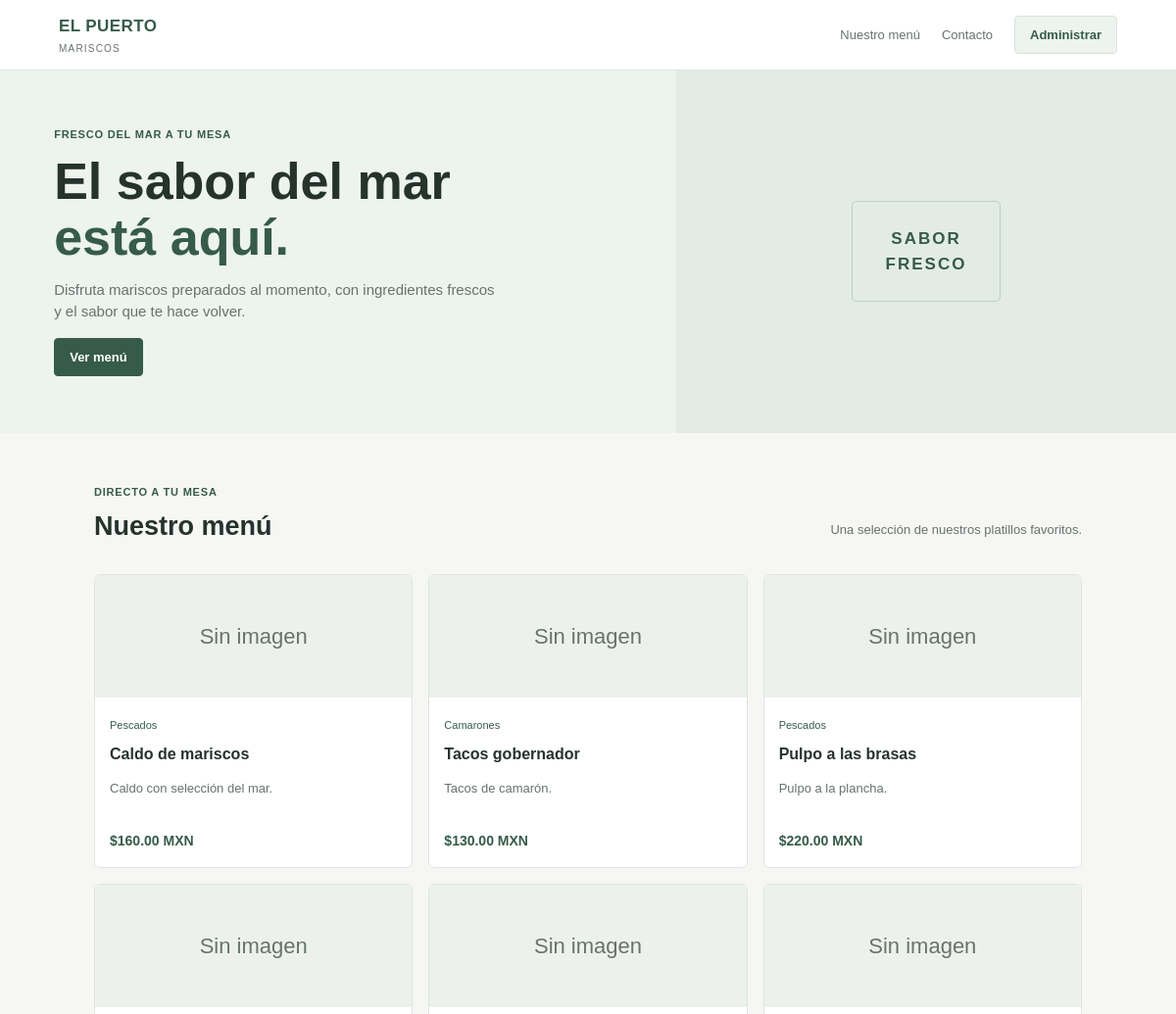
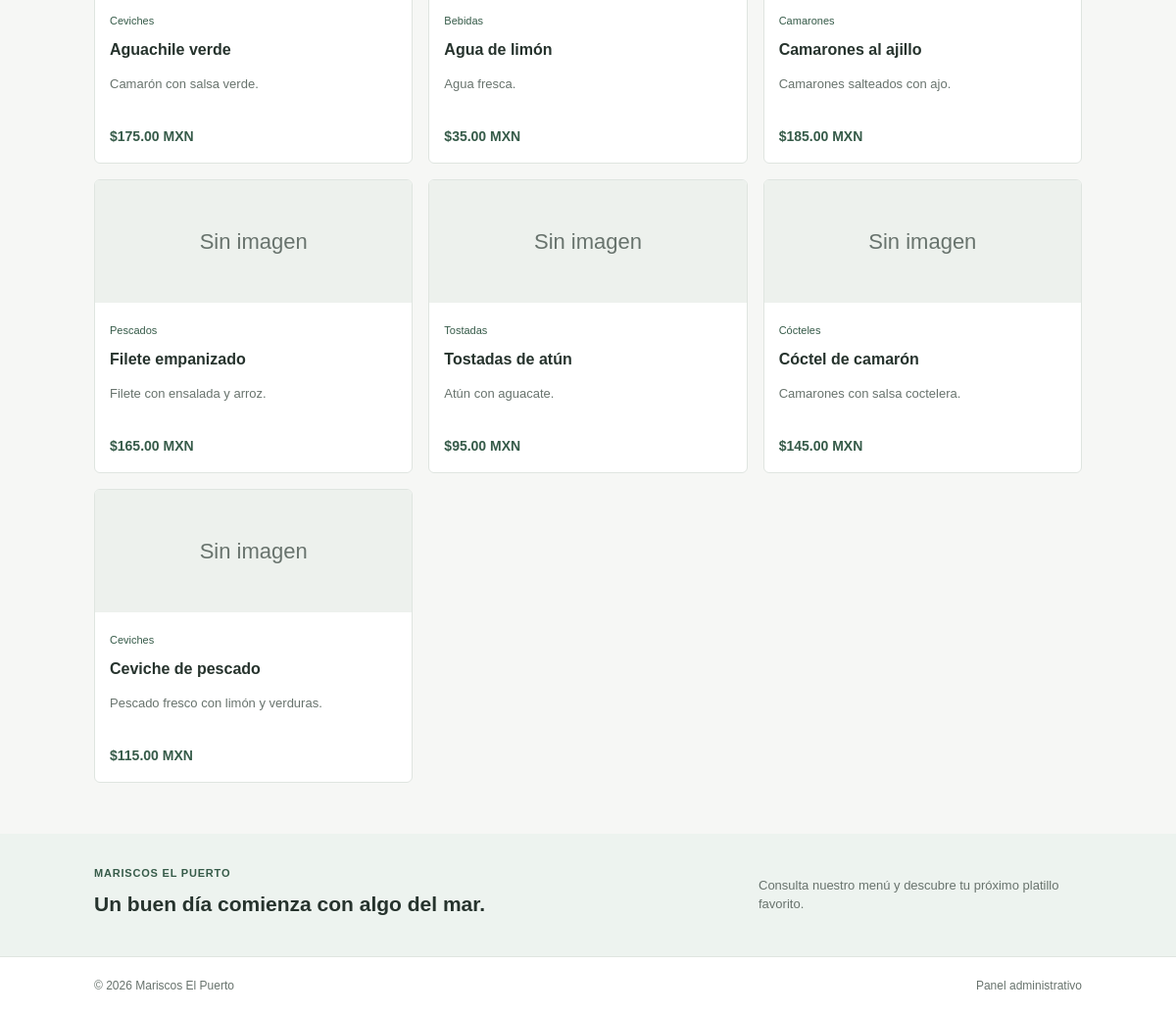
The page / on the database its author committed (2 pictures, top to bottom).
### tables this page shows
CREATE TABLE platillos (
    id INT AUTO_INCREMENT PRIMARY KEY,
    nombre VARCHAR(120) NOT NULL,
     
    descripcion VARCHAR(255),
     
    precio DECIMAL(10,2) NOT NULL,
     
    imagen VARCHAR(255) DEFAULT NULL,
     
    categoria_id INT NULL,
     
    disponible TINYINT(1) DEFAULT 1,
     
    CONSTRAINT fk_platillos_categoria
        FOREIGN KEY (categoria_id) REFERENCES categorias(id)
        ON DELETE SET NULL
);

CREATE TABLE categorias (
    id INT AUTO_INCREMENT PRIMARY KEY,
    nombre VARCHAR(80) NOT NULL
);

### index.php (the view, shortened to what this page needs)
<?php
require_once "config/conexion.php";
$sql = "SELECT
            platillos.*,
            categorias.nombre AS nombre_categoria
        FROM platillos
        LEFT JOIN categorias ON platillos.categoria_id = categorias.id
        WHERE platillos.disponible = 1
        ORDER BY platillos.id DESC";
$consulta = $conexion->query($sql);
$platillos = $consulta->fetchAll(PDO::FETCH_ASSOC);
?>
<!DOCTYPE html>
<html lang="es">
<head>
    <link rel="stylesheet" href="assets/css/estilos.css">
</head>
<body>
    <header class="barra">
        <a class="marca" href="index.php">
            <span>EL PUERTO</span>
            <small>MARISCOS</small>
        </a>
        <nav>
            <a href="#menu">Nuestro menú</a>
            <a href="#contacto">Contacto</a>
            <a class="boton boton-claro" href="admin/">Administrar</a>
        </nav>
    </header>
    <main>
        <section class="portada">
            <div class="portada-contenido">
                <p class="etiqueta">FRESCO DEL MAR A TU MESA</p>
                <h1>El sabor del mar<br><em>está aquí.</em></h1>
                <p>
                    Disfruta mariscos preparados al momento, con ingredientes frescos
                    y el sabor que te hace volver.
                </p>
                <a class="boton boton-coral" href="#menu">Ver menú</a>
            </div>
            <div class="portada-imagen">
                <div class="circulo">SABOR<br>FRESCO</div>
            </div>
        </section>
        <section class="seccion-menu" id="menu">
            <div class="encabezado-seccion">
                <div>
                    <p class="etiqueta">DIRECTO A TU MESA</p>
                    <h2>Nuestro menú</h2>
                </div>
                <p>Una selección de nuestros platillos favoritos.</p>
            </div>
            <div class="tarjetas">
                    <?php foreach ($platillos as $platillo): ?>
                    <article class="tarjeta">
                        <div class="tarjeta-imagen">
                            <?php if (!empty($platillo["imagen"])): ?>
                                <img
                                    src="<?= htmlspecialchars($platillo["imagen"]) ?>"
                                    alt="<?= htmlspecialchars($platillo["nombre"]) ?>"
                                >
                            <?php else: ?>
                                <span>Sin imagen</span>
                            <?php endif; ?>
                        </div>
                        <div class="tarjeta-info">
                            <small>
                                <?= htmlspecialchars($platillo["nombre_categoria"] ?? "Especialidad") ?>
                            </small>
                            <h3><?= htmlspecialchars($platillo["nombre"]) ?></h3>
                            <p><?= htmlspecialchars($platillo["descripcion"] ?? "") ?></p>
                            <strong>
                                $<?= number_format((float) $platillo["precio"], 2) ?> MXN
                            </strong>
                        </div>
                    </article>
                <?php endforeach; ?>
            </div>
        </section>
        <section class="franja" id="contacto">
            <div>
                <p class="etiqueta">MARISCOS EL PUERTO</p>
                <h2>Un buen día comienza con algo del mar.</h2>
            </div>
            <p>Consulta nuestro menú y descubre tu próximo platillo favorito.</p>
        </section>
    </main>
    <footer>
        <span>© <?= date("Y") ?> Mariscos El Puerto</span>
        <a href="admin/">Panel administrativo</a>
    </footer>
</body>
</html>

### assets/css/estilos.css (style rules this page uses)
* { box-sizing: border-box; }
:root { --fondo: #f6f7f5; --blanco: #ffffff; --texto: #26332d; --texto-suave: #68736d; --verde: #365b49; --verde-hover: #294938; --verde-claro: #edf3ef; --borde: #dfe5e0; --rojo: #a94f48; }
body { margin: 0; font-family: Arial, Helvetica, sans-serif; background: var(--fondo); color: var(--texto); line-height: 1.5; }
a { color: inherit; text-decoration: none; }
.topbar, .barra { min-height: 68px; padding: 14px max(5%, calc((100% - 1120px) / 2)); display: flex; align-items: center; justify-content: space-between; gap: 20px; background: var(--blanco); border-bottom: 1px solid var(--borde); }
.logo-admin, .marca { display: flex; flex-direction: column; color: var(--verde); font-size: 17px; font-weight: 700; letter-spacing: .4px; }
.logo-admin small, .marca small { margin-top: 2px; color: var(--texto-suave); font-size: 10px; font-weight: 400; letter-spacing: 1.2px; }
.topbar nav, .barra nav { display: flex; align-items: center; gap: 22px; color: var(--texto-suave); font-size: 13px; }
.eyebrow, .etiqueta { margin: 0 0 7px; color: var(--verde); font-size: 11px; font-weight: 700; letter-spacing: .8px; text-transform: uppercase; }
h1 { margin: 5px 0 8px; color: var(--texto); font-size: clamp(27px, 4vw, 36px); font-weight: 700; line-height: 1.2; }
h2, h3 { color: var(--texto); }
.boton-principal, .boton-secundario, .boton { display: inline-flex; align-items: center; justify-content: center; min-height: 38px; padding: 9px 15px; color: var(--blanco); background: var(--verde); border: 1px solid var(--verde); border-radius: 4px; font-size: 13px; font-weight: 600; cursor: pointer; }
.boton-claro, .boton-azul { color: var(--verde); background: var(--verde-claro); border-color: #d7e3da; }
.boton-coral { color: var(--blanco); background: var(--verde); border-color: var(--verde); }
.portada { display: grid; grid-template-columns: 1.15fr .85fr; min-height: 370px; background: var(--verde-claro); }
.portada-contenido { align-self: center; padding: 55px max(8%, calc((100vw - 1120px) / 2)); }
.portada h1 { margin: 12px 0; font-size: clamp(36px, 5vw, 52px); line-height: 1.08; }
.portada h1 em { color: var(--verde); font-style: normal; }
.portada-contenido > p:not(.etiqueta) { max-width: 460px; color: var(--texto-suave); font-size: 15px; }
.portada-imagen { display: flex; align-items: center; justify-content: center; min-height: 280px; background: #e3ebe5; }
.circulo { padding: 25px 34px; color: var(--verde); border: 1px solid #bdcfc1; border-radius: 5px; font-size: 17px; font-weight: 700; letter-spacing: 2px; text-align: center; }
.seccion-menu { padding: 52px 8%; }
.encabezado-seccion { display: flex; align-items: end; justify-content: space-between; gap: 20px; margin-bottom: 22px; }
.encabezado-seccion h1, .encabezado-seccion h2 { margin: 6px 0; font-size: 27px; }
.encabezado-seccion > p { color: var(--texto-suave); font-size: 13px; }
.tarjetas { display: grid; grid-template-columns: repeat(3, 1fr); gap: 16px; }
.tarjeta { overflow: hidden; background: var(--blanco); border: 1px solid var(--borde); border-radius: 6px; }
.tarjeta-imagen { height: 125px; display: grid; place-items: center; color: var(--texto-suave); background: #edf1ed; font-size: 22px; }
.tarjeta-info { padding: 15px; }
.tarjeta-info small { color: var(--verde); font-size: 11px; }
.tarjeta-info h3 { margin: 7px 0; font-size: 16px; }
.tarjeta-info p { min-height: 38px; color: var(--texto-suave); font-size: 13px; }
.tarjeta-info strong { color: var(--verde); font-size: 14px; }
.franja { display: flex; align-items: center; justify-content: space-between; gap: 25px; padding: 30px 8%; background: var(--verde-claro); }
.franja h2 { margin: 5px 0; font-size: 21px; }
.franja > p { max-width: 330px; color: var(--texto-suave); font-size: 13px; }
footer, .pie-pagina { display: flex; align-items: center; justify-content: space-between; gap: 15px; padding: 20px 8%; color: var(--texto-suave); background: var(--blanco); border-top: 1px solid var(--borde); font-size: 12px; }

### rows shown on the page
platillos: shows "Sin imagen", categoria.nombre "Pescados", nombre "Caldo de mariscos", descripcion "Caldo con selección del mar.", precio "160.00"
platillos: shows "Sin imagen", categoria.nombre "Camarones", nombre "Tacos gobernador", descripcion "Tacos de camarón.", precio "130.00"
platillos: shows "Sin imagen", categoria.nombre "Pescados", nombre "Pulpo a las brasas", descripcion "Pulpo a la plancha.", precio "220.00"
platillos: shows "Sin imagen", categoria.nombre "Ceviches", nombre "Aguachile verde", descripcion "Camarón con salsa verde.", precio "175.00"
platillos: shows "Sin imagen", categoria.nombre "Bebidas", nombre "Agua de limón", descripcion "Agua fresca.", precio "35.00"
platillos: shows "Sin imagen", categoria.nombre "Camarones", nombre "Camarones al ajillo", descripcion "Camarones salteados con ajo.", precio "185.00"
platillos: shows "Sin imagen", categoria.nombre "Pescados", nombre "Filete empanizado", descripcion "Filete con ensalada y arroz.", precio "165.00"
platillos: shows "Sin imagen", categoria.nombre "Tostadas", nombre "Tostadas de atún", descripcion "Atún con aguacate.", precio "95.00"
platillos: shows "Sin imagen", categoria.nombre "Cócteles", nombre "Cóctel de camarón", descripcion "Camarones con salsa coctelera.", precio "145.00"
platillos: shows "Sin imagen", categoria.nombre "Ceviches", nombre "Ceviche de pescado", descripcion "Pescado fresco con limón y verduras.", precio "115.00"
